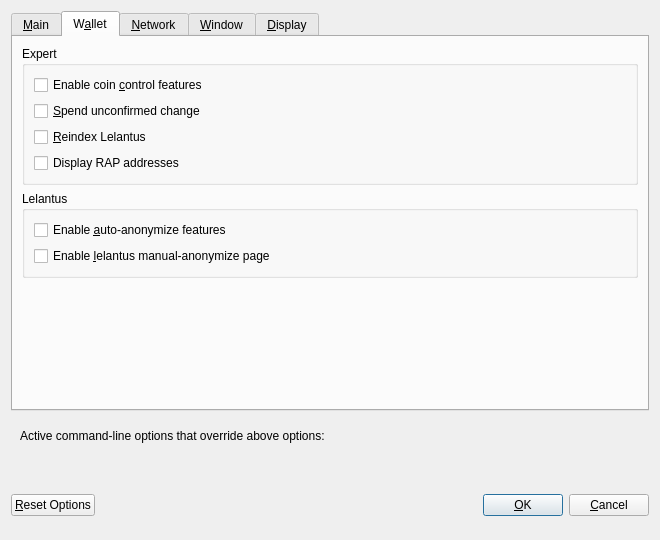
<?xml version="1.0" encoding="UTF-8"?>
<ui version="4.0">
 <class>OptionsDialog</class>
 <widget class="QDialog" name="OptionsDialog">
  <property name="geometry">
   <rect>
    <x>0</x>
    <y>0</y>
    <width>660</width>
    <height>540</height>
   </rect>
  </property>
  <property name="windowTitle">
   <string>Options</string>
  </property>
  <property name="modal">
   <bool>true</bool>
  </property>
  <layout class="QVBoxLayout" name="verticalLayout">
   <item>
    <widget class="QTabWidget" name="tabWidget">
     <property name="currentIndex">
      <number>1</number>
     </property>
     <widget class="QWidget" name="tabMain">
      <attribute name="title">
       <string>&amp;Main</string>
      </attribute>
      <layout class="QVBoxLayout" name="verticalLayout_Main">
       <item>
        <widget class="QCheckBox" name="bitcoinAtStartup">
         <property name="toolTip">
          <string>Automatically start %1 after logging in to the system.</string>
         </property>
         <property name="text">
          <string>&amp;Start %1 on system login</string>
         </property>
        </widget>
       </item>
       <item>
        <layout class="QHBoxLayout" name="horizontalLayout_2_Main">
         <item>
          <widget class="QLabel" name="databaseCacheLabel">
           <property name="text">
            <string>Size of &amp;database cache</string>
           </property>
           <property name="textFormat">
            <enum>Qt::PlainText</enum>
           </property>
           <property name="buddy">
            <cstring>databaseCache</cstring>
           </property>
          </widget>
         </item>
         <item>
          <widget class="QSpinBox" name="databaseCache"/>
         </item>
         <item>
          <widget class="QLabel" name="databaseCacheUnitLabel">
           <property name="text">
            <string>MB</string>
           </property>
           <property name="textFormat">
            <enum>Qt::PlainText</enum>
           </property>
          </widget>
         </item>
         <item>
          <spacer name="horizontalSpacer_2_Main">
           <property name="orientation">
            <enum>Qt::Horizontal</enum>
           </property>
           <property name="sizeHint" stdset="0">
            <size>
             <width>40</width>
             <height>20</height>
            </size>
           </property>
          </spacer>
         </item>
        </layout>
       </item>
       <item>
        <layout class="QHBoxLayout" name="horizontalLayout_3_Main">
         <item>
          <widget class="QLabel" name="threadsScriptVerifLabel">
           <property name="text">
            <string>Number of script &amp;verification threads</string>
           </property>
           <property name="textFormat">
            <enum>Qt::PlainText</enum>
           </property>
           <property name="buddy">
            <cstring>threadsScriptVerif</cstring>
           </property>
          </widget>
         </item>
         <item>
          <widget class="QSpinBox" name="threadsScriptVerif">
           <property name="toolTip">
            <string>(0 = auto, &lt;0 = leave that many cores free)</string>
           </property>
          </widget>
         </item>
         <item>
          <spacer name="horizontalSpacer_3_Main">
           <property name="orientation">
            <enum>Qt::Horizontal</enum>
           </property>
           <property name="sizeHint" stdset="0">
            <size>
             <width>40</width>
             <height>20</height>
            </size>
           </property>
          </spacer>
         </item>
        </layout>
       </item>
       <item>
        <spacer name="verticalSpacer_Main">
         <property name="orientation">
          <enum>Qt::Vertical</enum>
         </property>
         <property name="sizeHint" stdset="0">
          <size>
           <width>20</width>
           <height>40</height>
          </size>
         </property>
        </spacer>
       </item>
      </layout>
     </widget>
     <widget class="QWidget" name="tabWallet">
      <attribute name="title">
       <string>W&amp;allet</string>
      </attribute>
      <layout class="QVBoxLayout" name="verticalLayout_Wallet">
       <item>
        <widget class="QGroupBox" name="groupBox">
         <property name="title">
          <string>Expert</string>
         </property>
         <layout class="QVBoxLayout" name="verticalLayout_2">
          <item>
           <widget class="QCheckBox" name="coinControlFeatures">
            <property name="toolTip">
             <string>Whether to show coin control features or not.</string>
            </property>
            <property name="text">
             <string>Enable coin &amp;control features</string>
            </property>
           </widget>
          </item>
          <item>
           <widget class="QCheckBox" name="spendZeroConfChange">
            <property name="toolTip">
             <string>If you disable the spending of unconfirmed change, the change from a transaction cannot be used until that transaction has at least one confirmation. This also affects how your balance is computed.</string>
            </property>
            <property name="text">
             <string>&amp;Spend unconfirmed change</string>
            </property>
           </widget>
          </item>
          <item>
           <widget class="QCheckBox" name="reindexLelantus">
            <property name="toolTip">
             <string>Restore all Lelantus transactions following a reindex.</string>
            </property>
            <property name="text">
             <string>&amp;Reindex Lelantus</string>
            </property>
           </widget>
          </item>
          <item>
            <widget class="QCheckBox" name="enableRapAddresses">
             <property name="toolTip">
                <string>Whether to show RAP addresses or not.</string>
             </property>
             <property name="text">
                <string>Display RAP addresses</string>
             </property>
            </widget>
          </item>
         </layout>
        </widget>
       </item>
       <item>
        <widget class="QGroupBox" name="lelantusGroupBox">
         <property name="title">
          <string>Lelantus</string>
         </property>
         <layout class="QVBoxLayout" name="verticalLayout_3">
          <item>
           <widget class="QCheckBox" name="autoAnonymize">
            <property name="text">
             <string>Enable &amp;auto-anonymize features</string>
            </property>
           </widget>
          </item>
          <item>
           <widget class="QCheckBox" name="lelantusPage">
            <property name="text">
             <string>Enable &amp;lelantus manual-anonymize page</string>
            </property>
           </widget>
          </item>
         </layout>
        </widget>
       </item>
       <item>
        <spacer name="verticalSpacer_Wallet">
         <property name="orientation">
          <enum>Qt::Vertical</enum>
         </property>
         <property name="sizeHint" stdset="0">
          <size>
           <width>20</width>
           <height>40</height>
          </size>
         </property>
        </spacer>
       </item>
      </layout>
     </widget>
     <widget class="QWidget" name="tabNetwork">
      <attribute name="title">
       <string>&amp;Network</string>
      </attribute>
      <layout class="QVBoxLayout" name="verticalLayout_Network">
       <item>
        <widget class="QCheckBox" name="mapPortUpnp">
         <property name="toolTip">
          <string>Automatically open the Kiirocoin client port on the router. This only works when your router supports UPnP and it is enabled.</string>
         </property>
         <property name="text">
          <string>Map port using &amp;UPnP</string>
         </property>
        </widget>
       </item>
       <item>
        <widget class="QCheckBox" name="allowIncoming">
         <property name="toolTip">
          <string>Accept connections from outside</string>
         </property>
         <property name="text">
          <string>Allow incoming connections</string>
         </property>
        </widget>
       </item>
       <item>
        <widget class="QCheckBox" name="connectSocks">
         <property name="toolTip">
          <string>Connect to the Kiirocoin network through a SOCKS5 proxy.</string>
         </property>
         <property name="text">
          <string>&amp;Connect through SOCKS5 proxy (default proxy):</string>
         </property>
        </widget>
       </item>
       <item>
        <layout class="QHBoxLayout" name="horizontalLayout_1_Network">
         <item>
          <widget class="QLabel" name="proxyIpLabel">
           <property name="text">
            <string>Proxy &amp;IP:</string>
           </property>
           <property name="textFormat">
            <enum>Qt::PlainText</enum>
           </property>
           <property name="buddy">
            <cstring>proxyIp</cstring>
           </property>
          </widget>
         </item>
         <item>
          <widget class="QValidatedLineEdit" name="proxyIp">
           <property name="minimumSize">
            <size>
             <width>140</width>
             <height>0</height>
            </size>
           </property>
           <property name="maximumSize">
            <size>
             <width>140</width>
             <height>16777215</height>
            </size>
           </property>
           <property name="toolTip">
            <string>IP address of the proxy (e.g. IPv4: 127.0.0.1 / IPv6: ::1)</string>
           </property>
          </widget>
         </item>
         <item>
          <widget class="QLabel" name="proxyPortLabel">
           <property name="text">
            <string>&amp;Port:</string>
           </property>
           <property name="textFormat">
            <enum>Qt::PlainText</enum>
           </property>
           <property name="buddy">
            <cstring>proxyPort</cstring>
           </property>
          </widget>
         </item>
         <item>
          <widget class="QLineEdit" name="proxyPort">
           <property name="minimumSize">
            <size>
             <width>55</width>
             <height>0</height>
            </size>
           </property>
           <property name="maximumSize">
            <size>
             <width>55</width>
             <height>16777215</height>
            </size>
           </property>
           <property name="toolTip">
            <string>Port of the proxy (e.g. 9050)</string>
           </property>
          </widget>
         </item>
         <item>
          <spacer name="horizontalSpacer_1_Network">
           <property name="orientation">
            <enum>Qt::Horizontal</enum>
           </property>
           <property name="sizeHint" stdset="0">
            <size>
             <width>40</width>
             <height>20</height>
            </size>
           </property>
          </spacer>
         </item>
        </layout>
       </item>
       <item>
        <layout class="QHBoxLayout" name="horizontalLayout_2_Network">
         <item>
          <widget class="QLabel" name="proxyActiveNets">
           <property name="text">
            <string>Used for reaching peers via:</string>
           </property>
           <property name="textFormat">
            <enum>Qt::PlainText</enum>
           </property>
          </widget>
         </item>
         <item>
          <widget class="QCheckBox" name="proxyReachIPv4">
           <property name="enabled">
            <bool>false</bool>
           </property>
           <property name="toolTip">
            <string>Shows, if the supplied default SOCKS5 proxy is used to reach peers via this network type.</string>
           </property>
           <property name="text">
            <string/>
           </property>
          </widget>
         </item>
         <item>
          <widget class="QLabel" name="proxyReachIPv4Label">
           <property name="text">
            <string>IPv4</string>
           </property>
           <property name="textFormat">
            <enum>Qt::PlainText</enum>
           </property>
          </widget>
         </item>
         <item>
          <widget class="QCheckBox" name="proxyReachIPv6">
           <property name="enabled">
            <bool>false</bool>
           </property>
           <property name="toolTip">
            <string>Shows, if the supplied default SOCKS5 proxy is used to reach peers via this network type.</string>
           </property>
           <property name="text">
            <string/>
           </property>
          </widget>
         </item>
         <item>
          <widget class="QLabel" name="proxyReachIPv6Label">
           <property name="text">
            <string>IPv6</string>
           </property>
           <property name="textFormat">
            <enum>Qt::PlainText</enum>
           </property>
          </widget>
         </item>
         <item>
          <widget class="QCheckBox" name="proxyReachTor">
           <property name="enabled">
            <bool>false</bool>
           </property>
           <property name="toolTip">
            <string>Shows, if the supplied default SOCKS5 proxy is used to reach peers via this network type.</string>
           </property>
           <property name="text">
            <string/>
           </property>
          </widget>
         </item>
         <item>
          <widget class="QLabel" name="proxyReachTorLabel">
           <property name="text">
            <string>Tor</string>
           </property>
           <property name="textFormat">
            <enum>Qt::PlainText</enum>
           </property>
          </widget>
         </item>
         <item>
          <spacer name="horizontalSpacer_2_Network">
           <property name="orientation">
            <enum>Qt::Horizontal</enum>
           </property>
           <property name="sizeHint" stdset="0">
            <size>
             <width>40</width>
             <height>20</height>
            </size>
           </property>
          </spacer>
         </item>
        </layout>
       </item>
       <item>
        <widget class="QCheckBox" name="connectSocksTor">
         <property name="toolTip">
          <string>Connect to the Kiirocoin network through a separate SOCKS5 proxy for Tor hidden services.</string>
         </property>
         <property name="text">
          <string>Use separate SOCKS5 proxy to reach peers via Tor hidden services:</string>
         </property>
        </widget>
       </item>
       <item>
        <layout class="QHBoxLayout" name="horizontalLayout_3_Network">
         <item>
          <widget class="QLabel" name="proxyIpTorLabel">
           <property name="text">
            <string>Proxy &amp;IP:</string>
           </property>
           <property name="textFormat">
            <enum>Qt::PlainText</enum>
           </property>
           <property name="buddy">
            <cstring>proxyIpTor</cstring>
           </property>
          </widget>
         </item>
         <item>
          <widget class="QValidatedLineEdit" name="proxyIpTor">
           <property name="minimumSize">
            <size>
             <width>140</width>
             <height>0</height>
            </size>
           </property>
           <property name="maximumSize">
            <size>
             <width>140</width>
             <height>16777215</height>
            </size>
           </property>
           <property name="toolTip">
            <string>IP address of the proxy (e.g. IPv4: 127.0.0.1 / IPv6: ::1)</string>
           </property>
          </widget>
         </item>
         <item>
          <widget class="QLabel" name="proxyPortTorLabel">
           <property name="text">
            <string>&amp;Port:</string>
           </property>
           <property name="textFormat">
            <enum>Qt::PlainText</enum>
           </property>
           <property name="buddy">
            <cstring>proxyPortTor</cstring>
           </property>
          </widget>
         </item>
         <item>
          <widget class="QLineEdit" name="proxyPortTor">
           <property name="minimumSize">
            <size>
             <width>55</width>
             <height>0</height>
            </size>
           </property>
           <property name="maximumSize">
            <size>
             <width>55</width>
             <height>16777215</height>
            </size>
           </property>
           <property name="toolTip">
            <string>Port of the proxy (e.g. 9050)</string>
           </property>
          </widget>
         </item>
         <item>
          <spacer name="horizontalSpacer_4_Network">
           <property name="orientation">
            <enum>Qt::Horizontal</enum>
           </property>
           <property name="sizeHint" stdset="0">
            <size>
             <width>40</width>
             <height>20</height>
            </size>
           </property>
          </spacer>
         </item>
        </layout>
       </item>
       <item>
        <spacer name="verticalSpacer_Network">
         <property name="orientation">
          <enum>Qt::Vertical</enum>
         </property>
         <property name="sizeHint" stdset="0">
          <size>
           <width>20</width>
           <height>40</height>
          </size>
         </property>
        </spacer>
       </item>
      </layout>
     </widget>
     <widget class="QWidget" name="tabWindow">
      <attribute name="title">
       <string>&amp;Window</string>
      </attribute>
      <layout class="QVBoxLayout" name="verticalLayout_Window">
       <item>
        <widget class="QCheckBox" name="hideTrayIcon">
         <property name="toolTip">
          <string>&amp;Hide the icon from the system tray.</string>
         </property>
         <property name="text">
          <string>Hide tray icon</string>
         </property>
        </widget>
       </item>
       <item>
        <widget class="QCheckBox" name="minimizeToTray">
         <property name="toolTip">
          <string>Show only a tray icon after minimizing the window.</string>
         </property>
         <property name="text">
          <string>&amp;Minimize to the tray instead of the taskbar</string>
         </property>
        </widget>
       </item>
       <item>
        <widget class="QCheckBox" name="minimizeOnClose">
         <property name="toolTip">
          <string>Minimize instead of exit the application when the window is closed. When this option is enabled, the application will be closed only after selecting Exit in the menu.</string>
         </property>
         <property name="text">
          <string>M&amp;inimize on close</string>
         </property>
        </widget>
       </item>
       <item>
        <spacer name="verticalSpacer_Window">
         <property name="orientation">
          <enum>Qt::Vertical</enum>
         </property>
         <property name="sizeHint" stdset="0">
          <size>
           <width>20</width>
           <height>40</height>
          </size>
         </property>
        </spacer>
       </item>
      </layout>
     </widget>
     <widget class="QWidget" name="tabDisplay">
      <attribute name="title">
       <string>&amp;Display</string>
      </attribute>
      <layout class="QVBoxLayout" name="verticalLayout_Display">
       <item>
        <layout class="QHBoxLayout" name="horizontalLayout_1_Display">
         <item>
          <widget class="QLabel" name="langLabel">
           <property name="text">
            <string>User Interface &amp;language:</string>
           </property>
           <property name="textFormat">
            <enum>Qt::PlainText</enum>
           </property>
           <property name="buddy">
            <cstring>lang</cstring>
           </property>
          </widget>
         </item>
         <item>
          <widget class="QValueComboBox" name="lang">
           <property name="toolTip">
            <string>The user interface language can be set here. This setting will take effect after restarting %1.</string>
           </property>
          </widget>
         </item>
        </layout>
       </item>
       <item>
        <layout class="QHBoxLayout" name="horizontalLayout_2_Display">
         <item>
          <widget class="QLabel" name="unitLabel">
           <property name="text">
            <string>&amp;Unit to show amounts in:</string>
           </property>
           <property name="textFormat">
            <enum>Qt::PlainText</enum>
           </property>
           <property name="buddy">
            <cstring>unit</cstring>
           </property>
          </widget>
         </item>
         <item>
          <widget class="QValueComboBox" name="unit">
           <property name="toolTip">
            <string>Choose the default subdivision unit to show in the interface and when sending coins.</string>
           </property>
          </widget>
         </item>
        </layout>
       </item>
       <item>
        <layout class="QHBoxLayout" name="horizontalLayout_3_Display">
         <item>
          <widget class="QLabel" name="thirdPartyTxUrlsLabel">
           <property name="toolTip">
            <string>Third party URLs (e.g. a block explorer) that appear in the transactions tab as context menu items. %s in the URL is replaced by transaction hash. Multiple URLs are separated by vertical bar |.</string>
           </property>
           <property name="text">
            <string>Third party transaction URLs</string>
           </property>
           <property name="buddy">
            <cstring>thirdPartyTxUrls</cstring>
           </property>
          </widget>
         </item>
         <item>
          <widget class="QLineEdit" name="thirdPartyTxUrls">
           <property name="toolTip">
            <string>Third party URLs (e.g. a block explorer) that appear in the transactions tab as context menu items. %s in the URL is replaced by transaction hash. Multiple URLs are separated by vertical bar |.</string>
           </property>
          </widget>
         </item>
        </layout>
       </item>
       <item>
        <spacer name="verticalSpacer_Display">
         <property name="orientation">
          <enum>Qt::Vertical</enum>
         </property>
         <property name="sizeHint" stdset="0">
          <size>
           <width>20</width>
           <height>40</height>
          </size>
         </property>
        </spacer>
       </item>
      </layout>
     </widget>
    </widget>
   </item>
   <item>
    <widget class="QFrame" name="frame">
     <layout class="QVBoxLayout" name="verticalLayout_Bottom">
      <item>
       <layout class="QHBoxLayout" name="horizontalLayout_Bottom">
        <item>
         <widget class="QLabel" name="overriddenByCommandLineInfoLabel">
          <property name="text">
           <string>Active command-line options that override above options:</string>
          </property>
          <property name="textFormat">
           <enum>Qt::PlainText</enum>
          </property>
         </widget>
        </item>
        <item>
         <spacer name="horizontalSpacer_Bottom">
          <property name="orientation">
           <enum>Qt::Horizontal</enum>
          </property>
          <property name="sizeHint" stdset="0">
           <size>
            <width>40</width>
            <height>20</height>
           </size>
          </property>
         </spacer>
        </item>
       </layout>
      </item>
      <item>
       <widget class="QLabel" name="overriddenByCommandLineLabel">
        <property name="text">
         <string/>
        </property>
        <property name="textFormat">
         <enum>Qt::PlainText</enum>
        </property>
        <property name="wordWrap">
         <bool>true</bool>
        </property>
       </widget>
      </item>
     </layout>
    </widget>
   </item>
   <item>
    <layout class="QHBoxLayout" name="horizontalLayout_Buttons">
     <item>
      <widget class="QPushButton" name="resetButton">
       <property name="toolTip">
        <string>Reset all client options to default.</string>
       </property>
       <property name="text">
        <string>&amp;Reset Options</string>
       </property>
       <property name="autoDefault">
        <bool>false</bool>
       </property>
      </widget>
     </item>
     <item>
      <spacer name="horizontalSpacer_1">
       <property name="orientation">
        <enum>Qt::Horizontal</enum>
       </property>
       <property name="sizeHint" stdset="0">
        <size>
         <width>40</width>
         <height>48</height>
        </size>
       </property>
      </spacer>
     </item>
     <item>
      <widget class="QLabel" name="statusLabel">
       <property name="minimumSize">
        <size>
         <width>200</width>
         <height>0</height>
        </size>
       </property>
       <property name="font">
        <font>
         <weight>75</weight>
         <bold>true</bold>
        </font>
       </property>
       <property name="text">
        <string/>
       </property>
       <property name="textFormat">
        <enum>Qt::PlainText</enum>
       </property>
       <property name="wordWrap">
        <bool>true</bool>
       </property>
      </widget>
     </item>
     <item>
      <spacer name="horizontalSpacer_2">
       <property name="orientation">
        <enum>Qt::Horizontal</enum>
       </property>
       <property name="sizeHint" stdset="0">
        <size>
         <width>40</width>
         <height>48</height>
        </size>
       </property>
      </spacer>
     </item>
     <item>
      <widget class="QPushButton" name="okButton">
       <property name="text">
        <string>&amp;OK</string>
       </property>
       <property name="autoDefault">
        <bool>false</bool>
       </property>
       <property name="default">
        <bool>true</bool>
       </property>
      </widget>
     </item>
     <item>
      <widget class="QPushButton" name="cancelButton">
       <property name="text">
        <string>&amp;Cancel</string>
       </property>
       <property name="autoDefault">
        <bool>false</bool>
       </property>
      </widget>
     </item>
    </layout>
   </item>
  </layout>
 </widget>
 <customwidgets>
  <customwidget>
   <class>QValidatedLineEdit</class>
   <extends>QLineEdit</extends>
   <header>qvalidatedlineedit.h</header>
  </customwidget>
  <customwidget>
   <class>QValueComboBox</class>
   <extends>QComboBox</extends>
   <header>qvaluecombobox.h</header>
  </customwidget>
 </customwidgets>
 <resources/>
 <connections/>
</ui>
